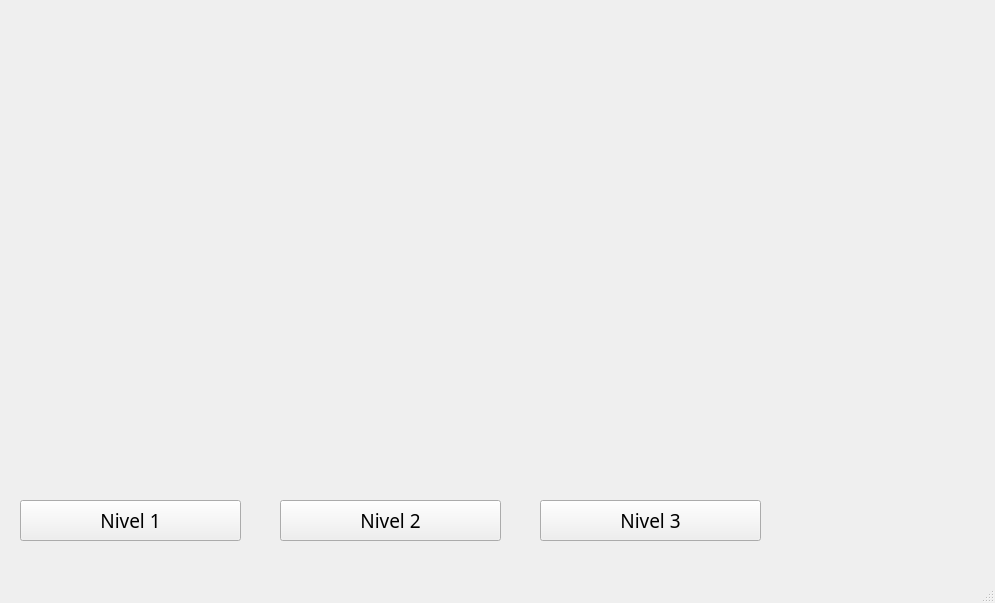
<?xml version="1.0" encoding="UTF-8"?>
<ui version="4.0">
 <class>MainWindow</class>
 <widget class="QMainWindow" name="MainWindow">
  <property name="geometry">
   <rect>
    <x>0</x>
    <y>0</y>
    <width>995</width>
    <height>603</height>
   </rect>
  </property>
  <property name="windowTitle">
   <string>MainWindow</string>
  </property>
  <widget class="QWidget" name="centralwidget">
   <widget class="QPushButton" name="nivel_1">
    <property name="geometry">
     <rect>
      <x>20</x>
      <y>500</y>
      <width>221</width>
      <height>41</height>
     </rect>
    </property>
    <property name="font">
     <font>
      <family>Old English Text MT</family>
      <pointsize>14</pointsize>
     </font>
    </property>
    <property name="text">
     <string>Nivel 1</string>
    </property>
   </widget>
   <widget class="QPushButton" name="nivel_2">
    <property name="geometry">
     <rect>
      <x>280</x>
      <y>500</y>
      <width>221</width>
      <height>41</height>
     </rect>
    </property>
    <property name="font">
     <font>
      <family>Old English Text MT</family>
      <pointsize>14</pointsize>
     </font>
    </property>
    <property name="text">
     <string>Nivel 2</string>
    </property>
   </widget>
   <widget class="QPushButton" name="nivel_3">
    <property name="geometry">
     <rect>
      <x>540</x>
      <y>500</y>
      <width>221</width>
      <height>41</height>
     </rect>
    </property>
    <property name="font">
     <font>
      <family>Old English Text MT</family>
      <pointsize>14</pointsize>
     </font>
    </property>
    <property name="text">
     <string>Nivel 3</string>
    </property>
   </widget>
  </widget>
  <widget class="QMenuBar" name="menubar">
   <property name="geometry">
    <rect>
     <x>0</x>
     <y>0</y>
     <width>995</width>
     <height>25</height>
    </rect>
   </property>
  </widget>
  <widget class="QStatusBar" name="statusbar"/>
 </widget>
 <resources/>
 <connections/>
</ui>
